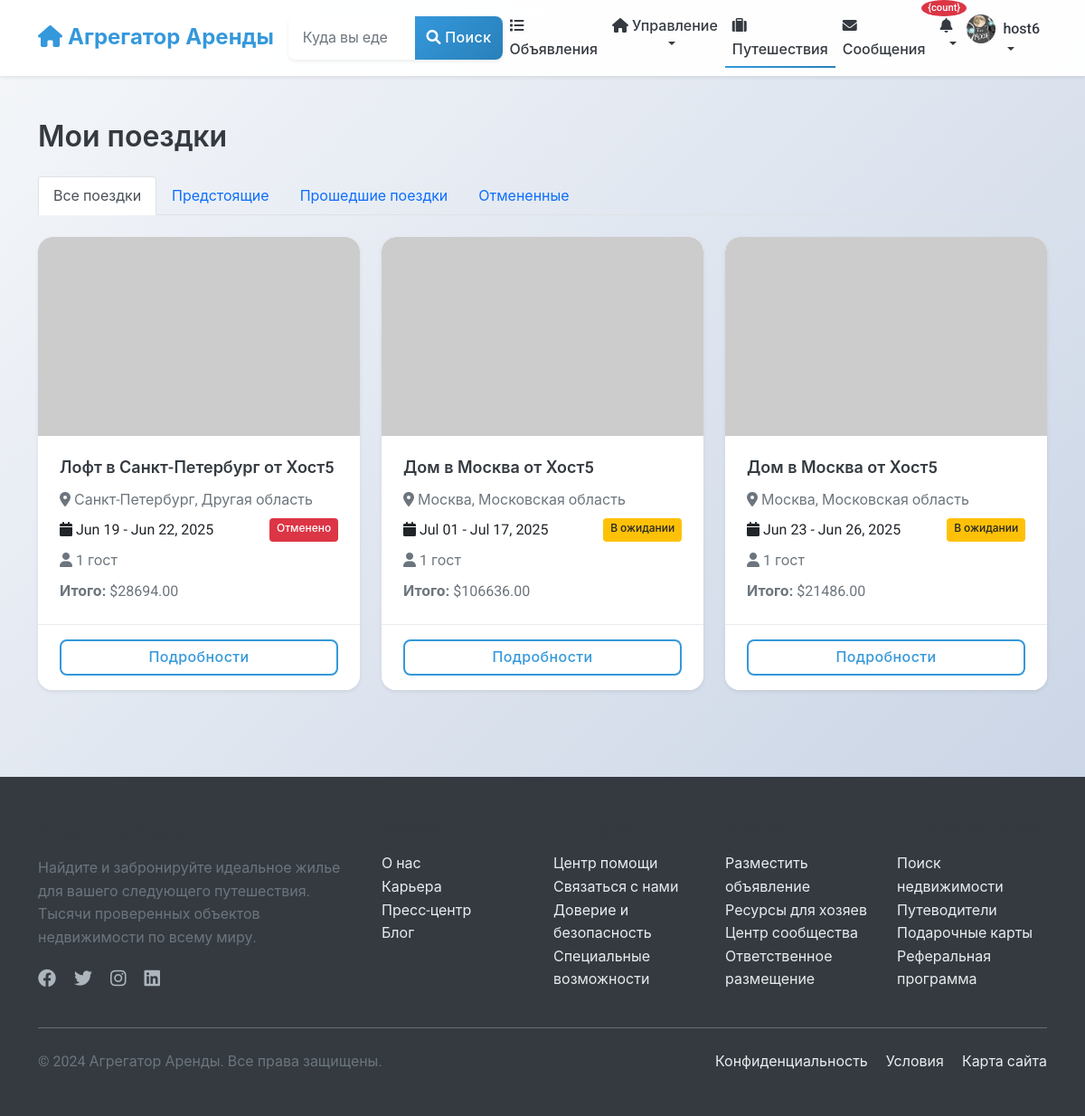
The app's page /listings/my-bookings/ (signed in) with its own data.
### users/models.py (models this page shows, shortened)
class User(AbstractUser):
    phone_number = models.CharField(_("Phone number"), max_length=20, blank=True)
    profile_picture = models.ImageField(_("Profile picture"), upload_to='profile_pictures/', blank=True, null=True)
    bio = models.TextField(_("Bio"), blank=True)
    is_phone_verified = models.BooleanField(_("Phone verified"), default=False)
    is_id_verified = models.BooleanField(_("ID verified"), default=False)
    is_host = models.BooleanField(_("Is host"), default=False)
    is_guest = models.BooleanField(_("Is guest"), default=True)
    ROLE_CHOICES = [
        ('user', _('Regular User')),
        ('host', _('Host')),
        ('moderator', _('Moderator')),
        ('admin', _('Administrator')),
    ]
    role = models.CharField(_("Role"), max_length=20, choices=ROLE_CHOICES, default='user')
    email_notifications = models.BooleanField(_("Email notifications"), default=True)
    sms_notifications = models.BooleanField(_("SMS notifications"), default=False)
    date_joined = models.DateTimeField(_("Date joined"), auto_now_add=True)
    last_updated = models.DateTimeField(_("Last updated"), auto_now=True)
    class Meta:
        verbose_name = _("User")
        verbose_name_plural = _("Users")

### listings/models.py (models this page shows, shortened)
class Booking(models.Model):
    STATUS_CHOICES = [
        ('pending', _('Pending')),
        ('confirmed', _('Confirmed')),
        ('canceled', _('Canceled')),
        ('completed', _('Completed')),
    ]
    start_date = models.DateField(_("Check-in date"))
    end_date = models.DateField(_("Check-out date"))
    guests = models.PositiveSmallIntegerField(_("Number of guests"))
    status = models.CharField(_("Status"), max_length=20, choices=STATUS_CHOICES, default='pending')
    base_price = models.DecimalField(_("Base price"), max_digits=10, decimal_places=2)
    cleaning_fee = models.DecimalField(_("Cleaning fee"), max_digits=10, decimal_places=2)
    service_fee = models.DecimalField(_("Service fee"), max_digits=10, decimal_places=2)
    total_price = models.DecimalField(_("Total price"), max_digits=10, decimal_places=2)
    special_requests = models.TextField(_("Special requests"), blank=True)
    listing = models.ForeignKey(
        Listing,
        on_delete=models.CASCADE,
        related_name='bookings'
    )
    guest = models.ForeignKey(
        settings.AUTH_USER_MODEL,
        on_delete=models.CASCADE,
        related_name='bookings'
    )
    booking_reference = models.UUIDField(_("Booking reference"), default=uuid.uuid4, editable=False, unique=True)
    created_at = models.DateTimeField(_("Created at"), auto_now_add=True)
    updated_at = models.DateTimeField(_("Updated at"), auto_now=True)
    class Meta:
        verbose_name = _("Booking")
        verbose_name_plural = _("Bookings")
        ordering = ['-created_at']

class Listing(models.Model):
    title = models.CharField(_("Title"), max_length=100)
    description = models.TextField(_("Description"))
    address = models.CharField(_("Address"), max_length=255)
    city = models.CharField(_("City"), max_length=100)
    state = models.CharField(_("State/Province"), max_length=100)
    country = models.CharField(_("Country"), max_length=100)
    zip_code = models.CharField(_("ZIP/Postal Code"), max_length=20)
    latitude = models.DecimalField(_("Latitude"), max_digits=10, decimal_places=7, null=True, blank=True)
    longitude = models.DecimalField(_("Longitude"), max_digits=10, decimal_places=7, null=True, blank=True)
    price_per_night = models.DecimalField(_("Price per night"), max_digits=10, decimal_places=2)
    cleaning_fee = models.DecimalField(_("Cleaning fee"), max_digits=10, decimal_places=2, default=0)
    service_fee = models.DecimalField(_("Service fee"), max_digits=10, decimal_places=2, default=0)
    bedrooms = models.PositiveSmallIntegerField(_("Bedrooms"))
    bathrooms = models.DecimalField(_("Bathrooms"), max_digits=3, decimal_places=1)
    accommodates = models.PositiveSmallIntegerField(_("Accommodates"))
    property_type = models.CharField(_("Property type"), max_length=50)
    image_urls = models.JSONField(_("Image URLs"), default=list, null=True, blank=True)
    verification_video = models.FileField(
        _("Verification Video"),
        upload_to='verification_videos/',
        null=True,
        blank=True,
        help_text=_("Video proof of property compliance (max 250MB, for moderation only)")
    )
    amenities = models.JSONField(_("Amenities"), default=list)
    house_rules = models.TextField(_("House rules"), blank=True)
    check_in_time = models.TimeField(_("Check-in time"), null=True, blank=True)
    check_out_time = models.TimeField(_("Check-out time"), null=True, blank=True)
    minimum_nights = models.PositiveSmallIntegerField(_("Minimum nights"), default=1)
    maximum_nights = models.PositiveSmallIntegerField(_("Maximum nights"), default=30)
    is_active = models.BooleanField(_("Is active"), default=True)
    is_approved = models.BooleanField(_("Is approved"), default=False)
    host = models.ForeignKey(
        settings.AUTH_USER_MODEL,
        on_delete=models.CASCADE,
        related_name='listings'
    )
    created_at = models.DateTimeField(_("Created at"), auto_now_add=True)
    updated_at = models.DateTimeField(_("Updated at"), auto_now=True)
    class Meta:
        verbose_name = _("Listing")
        verbose_name_plural = _("Listings")
        ordering = ['-created_at', '-id']
        ordering = ['-created_at']
    @property
    def main_image_url(self):
        main_image = self.images.filter(is_main=True).first()
        if main_image:
            return main_image.image.url
        first_image = self.images.first()
        if first_image:
            return first_image.image.url
        if self.image_urls and len(self.image_urls) > 0:
            return self.image_urls[0]
        return "https://via.placeholder.com/800x600.png?text=No+Image+Available"

### listings/views.py (the view)
# urls.py: path('my-bookings/', views.user_bookings, name='user_bookings'),
@login_required
def user_bookings(request):
    bookings = Booking.objects.filter(guest=request.user).select_related('listing')
    status = request.GET.get('status')
    if status and status in [choice[0] for choice in Booking.STATUS_CHOICES]:
        bookings = bookings.filter(status=status)
    if request.GET.get('tab_content'):
        return render(request, 'listings/partials/user_bookings_content.html', {
            'bookings': bookings,
            'status_choices': Booking.STATUS_CHOICES,
            'current_status': status
        })
    return render(request, 'listings/user_bookings.html', {
        'bookings': bookings,
        'status_choices': Booking.STATUS_CHOICES,
        'current_status': status
    })

### listings/templates/listings/user_bookings.html (shortened to what this page needs)
{% extends 'base.html' %}
{% load static %}
{% block content %}
<div class="container py-4">
    <div class="row">
        <div class="col-12">
            <h2 class="mb-4">Мои поездки</h2>
            <ul class="nav nav-tabs mb-4">
                <li class="nav-item">
                    <a class="nav-link {% if not current_status %}active{% endif %}" href="{% url 'listings:user_bookings' %}">
                        Все поездки
                    </a>
                </li>
                <li class="nav-item">
                    <a class="nav-link {% if current_status == 'upcoming' %}active{% endif %}" href="{% url 'listings:user_bookings' %}?status=upcoming">
                        Предстоящие
                    </a>
                </li>
                <li class="nav-item">
                    <a class="nav-link {% if current_status == 'completed' %}active{% endif %}" href="{% url 'listings:user_bookings' %}?status=completed">
                        Прошедшие поездки
                    </a>
                </li>
                <li class="nav-item">
                    <a class="nav-link {% if current_status == 'canceled' %}active{% endif %}" href="{% url 'listings:user_bookings' %}?status=canceled">
                        Отмененные
                    </a>
                </li>
            </ul>
            {% if bookings %}
                <div class="row row-cols-1 row-cols-md-2 row-cols-lg-3 g-4">
                    {% for booking in bookings %}
                    <div class="col">
                        <div class="card h-100 shadow-sm">
                            <img src="{{ booking.listing.main_image_url }}" class="card-img-top" alt="{{ booking.listing.title }}">
                            <div class="card-body">
                                <h5 class="card-title">{{ booking.listing.title }}</h5>
                                <p class="card-text text-muted mb-2">
                                    <i class="fas fa-map-marker-alt"></i> {{ booking.listing.city }}, {{ booking.listing.state }}
                                </p>
                                <div class="d-flex justify-content-between mb-2">
                                    <span>
                                        <i class="fas fa-calendar"></i> {{ booking.start_date|date:"M d" }} - {{ booking.end_date|date:"M d, Y" }}
                                    </span>
                                    <span class="badge {% if booking.status == 'confirmed' %}bg-success{% elif booking.status == 'pending' %}bg-warning text-dark{% elif booking.status == 'canceled' %}bg-danger{% elif booking.status == 'completed' %}bg-secondary{% endif %}">
                                        {% if booking.status == 'confirmed' %}Подтверждено
                                        {% elif booking.status == 'pending' %}В ожидании
                                        {% elif booking.status == 'canceled' %}Отменено
                                        {% elif booking.status == 'completed' %}Завершено
                                        {% endif %}
                                    </span>
                                </div>
                                <p class="card-text mb-2">
                                    <i class="fas fa-user"></i> {{ booking.guests }} гост{{ booking.guests|pluralize:"ь,я,ей" }}
                                </p>
                                <p class="card-text">
                                    <strong>Итого:</strong> ${{ booking.total_price }}
                                </p>
                            </div>
                            <div class="card-footer bg-white">
                                <div class="d-grid">
                                    <a href="{% url 'listings:booking_detail' reference=booking.booking_reference %}" class="btn btn-outline-primary">
                                        Подробности
                                    </a>
                                </div>
                            </div>
                        </div>
                    </div>
                    {% endfor %}
                </div>
            {% endif %}
        </div>
    </div>
</div>
{% endblock %}

### templates/includes/navbar.html (shortened to what this page needs)
<nav class="navbar navbar-expand-lg navbar-light bg-white shadow-sm">
    <div class="container">
        <a class="navbar-brand" href="{% url 'listings:listing_list' %}">
            <i class="fas fa-home"></i> Агрегатор Аренды
        </a>
        <div class="collapse navbar-collapse" id="navbarSupportedContent">
            <form class="d-flex mx-auto my-2 my-lg-0" action="{% url 'listings:listing_list' %}" method="get">
                <div class="input-group">
                    <input class="form-control" type="search" name="location" placeholder="Куда вы едете?"
                           aria-label="Search" value="{{ request.GET.location|default:'' }}">
                    <button class="btn btn-primary" type="submit">
                        <i class="fas fa-search"></i> Поиск
                    </button>
                </div>
            </form>
            <ul class="navbar-nav ms-auto mb-2 mb-lg-0">
                <li class="nav-item">
                    <a class="nav-link {% if request.resolver_match.url_name == 'listing_list' %}active{% endif %}"
                       href="{% url 'listings:listing_list' %}">
                        <i class="fas fa-list"></i> Объявления
                    </a>
                </li>
                {% if user.is_authenticated %}
                    {% if user.is_host %}
                    <li class="nav-item dropdown">
                        <a class="nav-link dropdown-toggle" href="#" id="hostDropdown" role="button"
                           data-bs-toggle="dropdown" aria-expanded="false">
                            <i class="fas fa-home"></i> Управление
                        </a>
                    </li>
                    {% else %}
                    <li class="nav-item">
                        <a class="nav-link" href="{% url 'listings:listing_create' %}">
                            <i class="fas fa-plus"></i> Подать объявление
                        </a>
                    </li>
                    {% endif %}
                    <li class="nav-item">
                        <a class="nav-link {% if request.resolver_match.url_name == 'user_bookings' %}active{% endif %}"
                           href="{% url 'listings:user_bookings' %}">
                            <i class="fas fa-suitcase"></i> Путешествия
                        </a>
                    </li>
                    <li class="nav-item">
                        <a class="nav-link position-relative {% if 'chat' in request.path %}active{% endif %}"
                           href="{% url 'chat:conversation_list' %}">
                            <i class="fas fa-envelope"></i> Сообщения
                        </a>
                    </li>
                    <li class="nav-item dropdown">
                        <a class="nav-link dropdown-toggle position-relative" href="#" id="notificationDropdown"
                           role="button" data-bs-toggle="dropdown" aria-expanded="false"
                           onclick="loadNotifications()"
                           data-bs-auto-close="outside">
                            <i class="fas fa-bell"></i>
                            <span class="position-absolute"
                                  id="notification-badge-container"
                                  style="top: -8px; right: -8px; z-index: 1000;"
                                  hx-get="{% url 'notifications:get_unread_count' %}"
                                  hx-trigger="load, every 30s"
                                  hx-swap="innerHTML">
                                {% load notify_tags %}
                                {% notification_count as count %}
                                {% if count > 0 %}
                                <span class="badge bg-danger" id="notification-badge" style="font-size: 0.7rem; min-width: 18px; height: 18px; border-radius: 50%; display: flex; align-items: center; justify-content: center;">{count}</span>
                                {% endif %}
                            </span>
                        </a>
                    </li>
                    <li class="nav-item dropdown">
                        <a class="nav-link dropdown-toggle d-flex align-items-center" href="#" id="userDropdown" role="button"
                           data-bs-toggle="dropdown" aria-expanded="false">
                            {% if user.profile_picture %}
                                <img src="{{ user.profile_picture.url }}" alt="{{ user.username }}" class="rounded-circle me-2" width="32" height="32" style="object-fit: cover;">
                            {% else %}
                                <i class="fas fa-user-circle fa-lg me-2"></i>
                            {% endif %}
                            {{ user.username }}
                        </a>
                    </li>
                {% endif %}
            </ul>
        </div>
    </div>
</nav>

### records on screen
User: profile_picture (picture), username "host6"
Booking: listing "Лофт в Санкт-Петербург от Хост5", listing.city "Санкт-Петербург", listing.state "Другая область", start_date "Jun 19", end_date "Jun 22, 2025", status "Отменено", guests "1", total_price "28694.00"
Booking: listing "Дом в Москва от Хост5", listing.city "Москва", listing.state "Московская область", start_date "Jul 01", end_date "Jul 17, 2025", status "В ожидании", guests "1", total_price "106636.00"
Booking: listing "Дом в Москва от Хост5", listing.city "Москва", listing.state "Московская область", start_date "Jun 23", end_date "Jun 26, 2025", status "В ожидании", guests "1", total_price "21486.00"
